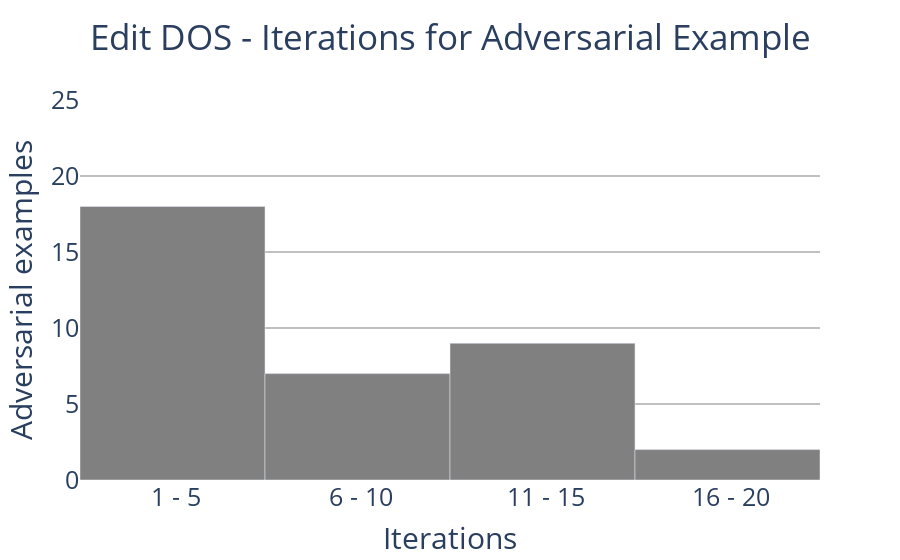

Notebook code for this chart:
### Code cell
dt = editdos[0:4]
b = go.Bar(x = dt["Iterations"], y = dt["Adversarial examples"])

fig = go.Figure(data=b,layout=dict(title=dict(text="Edit DOS - Iterations for Adversarial Example", xanchor="center", x = 0.5)))
fig.update_layout(xaxis_title="Iterations",yaxis_title="Adversarial examples",bargap=0,colorway=["grey"],yaxis_range=[0,25],font=dict(size=25),plot_bgcolor="white",yaxis_gridcolor="grey")

### Figure 1 — Plotly figure (JSON) as saved in the notebook; plotly's stock layout.template omitted (floating-point values rounded to 4 significant figures)
{"data": [{"type": "bar", "x": [" 1 - 5", " 6 - 10", " 11 - 15", " 16 - 20"], "y": [18, 7, 9, 2]}], "layout": {"bargap": 0, "colorway": ["grey"], "font": {"size": 25}, "plot_bgcolor": "white", "title": {"text": "Edit DOS - Iterations for Adversarial Example", "x": 0.5, "xanchor": "center"}, "xaxis": {"title": {"text": "Iterations"}}, "yaxis": {"gridcolor": "grey", "range": [0, 25], "title": {"text": "Adversarial examples"}}}}
